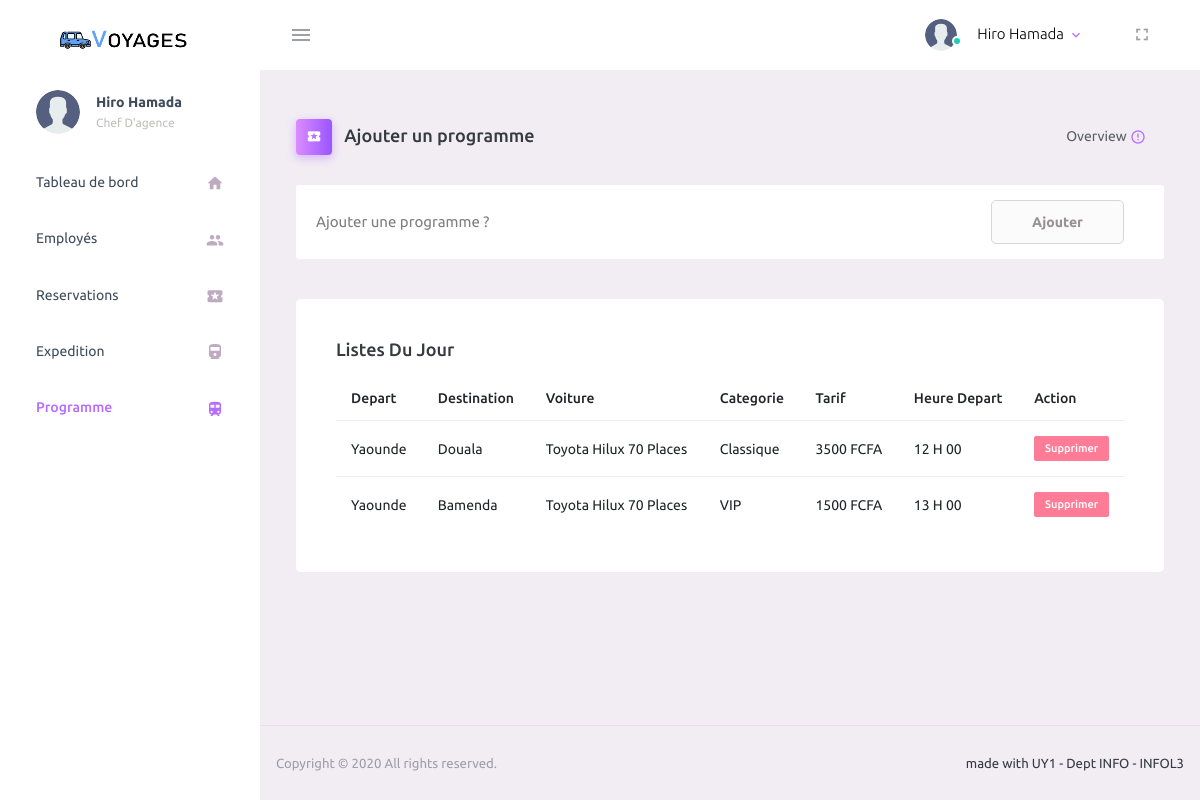
The app's page /programme (signed in) with its own data.
### taxi/models.py (models this page shows, shortened)
class Utilisateur(AbstractUser):
    username = None
    email = None
    code = models.CharField(max_length=64)
    telephone = models.CharField(max_length=64, unique=True)
    cni = models.CharField(max_length=64, unique=True)
    is_admin = models.BooleanField(default=False)
    objects = UserManager()
    REQUIRED_FIELDS = ['first_name', 'last_name', 'cni']
    USERNAME_FIELD = 'telephone'
    EMAIL_FIELD = 'telephone'

class Programme(models.Model):
    depart = models.CharField(max_length=64, choices=CHOICES_VILLE, null=False, )
    arrive = models.CharField(max_length=64, choices=CHOICES_VILLE, null=False, )
    type = models.CharField(max_length=64, choices=TYPE_CHOICES, null=False, default='CL')
    heure_depart = models.TimeField(max_length=64, default=datetime.time(15), )
    voiture = models.ForeignKey(Voiture, on_delete=models.SET_NULL, blank=True, null=True)
    tarif = models.IntegerField()
    def get_heure_depart_display(self):
        return f"{self.heure_depart.hour} H {self.heure_depart.minute if self.heure_depart.minute > 9 else '0'+str(self.heure_depart.minute)}" if self.heure_depart else "Pas d'horaire"

class Voiture(models.Model):
    chauffeur = models.OneToOneField(Employe, on_delete=models.SET_NULL, null=True, blank=True)
    marque = models.CharField(max_length=64)
    categorie = models.CharField(max_length=64)
    matricule = models.CharField(max_length=8, blank=False, null=False)
    places = models.IntegerField(default=70)
    places_occuper = models.IntegerField(default=0)
    created_at = models.DateTimeField('Created at', default=timezone.now)
    def __str__(self):
        return f"{self.marque} {self.categorie} {self.places} Places "

### taxi/views.py (the view)
# urls.py: path('programme', views.programme, name='programme'),
@login_required
def programme(request):
    user: Utilisateur = request.user
    if not user.is_superuser:
        return redirect('reservations')
    programmes = Programme.objects.all()
    return render(request, 'taxi/admin/programme.html', {'programmes': programmes})

### taxi/templates/taxi/admin/programme.html (shortened to what this page needs)
{% extends 'taxi/admin/base.html' %}
{% block content %}
    {% load static %}
    <div class="content-wrapper">
        <div class="page-header">
            <h3 class="page-title">
                            <span class="page-title-icon bg-gradient-primary text-white mr-2">
                                <i class="mdi mdi-ticket"></i>
                            </span> Ajouter un programme </h3>
            <nav aria-label="breadcrumb">
                <ul class="breadcrumb">
                    <li class="breadcrumb-item active" aria-current="page">
                        Overview <i
                            class="mdi mdi-alert-circle-outline icon-sm text-primary align-middle"></i>
                    </li>
                </ul>
            </nav>
        </div>
        <div class="row" id="proBanner">
            <div class="col-12">
                            <span class="d-flex align-items-center purchase-popup">
                                <p>Ajouter une programme ?</p>
                                <a href="{% url 'programme.nouveau' %}"
                                   class="btn ml-auto download-button">Ajouter</a>
                            </span>
            </div>
            <div class="col-lg-12 grid-margin stretch-card">
                <div class="card">
                    <div class="card-body">
                        <h4 class="card-title"> Listes du jour</h4>
                        <table class="table ">
                            <thead>
                            <tr>
                                <th> Depart</th>
                                <th> Destination</th>
                                <th> Voiture</th>
                                <th> Categorie</th>
                                <th> Tarif</th>
                                <th> Heure Depart</th>
                                <th> Action</th>
                            </tr>
                            </thead>
                            <tbody>
                            {% for programme in programmes %}
                                <tr>
                                    <td class="py-1">
                                        {{ programme.get_depart_display }}
                                    </td>
                                    <td> {{ programme.get_arrive_display }} </td>
                                    <td> {{ programme.voiture }} </td>
                                    <td> {{ programme.get_type_display }} </td>
                                    <td> {{ programme.tarif }} FCFA</td>
                                    <td> {{ programme.get_heure_depart_display }} </td>
                                    <td>
                                        <a href="bulettin.html"><label
                                                class="badge badge-danger col-sm-12">Supprimer</label></a>
                                    </td>
                                </tr>
                            {% endfor %}
                            </tbody>
                        </table>
                    </div>
                </div>
            </div>
        </div>
    </div>
{% endblock %}

### taxi/templates/taxi/admin/base.html (shortened to what this page needs)
<!DOCTYPE html>
<html lang="en">
{% load static %}
<head>
    <link rel="stylesheet" href="{% static "assets/vendors/mdi/css/materialdesignicons.min.css" %}">
    <link rel="stylesheet" href="{% static "assets/vendors/css/vendor.bundle.base.css" %}">
    <link rel="stylesheet" href="{% static "assets/css/style.css" %}">
</head>
<body>
<div class="container-scroller">
    <nav class="navbar default-layout-navbar col-lg-12 col-12 p-0 fixed-top d-flex flex-row">
        <div class="text-center navbar-brand-wrapper d-flex align-items-center justify-content-center">
            <a class="navbar-brand brand-logo" href="index.html"><img src="{% static "assets/images/logo.png" %}"
                                                                      alt="logo"/></a>
        </div>
        <div class="navbar-menu-wrapper d-flex align-items-stretch">
            <button class="navbar-toggler navbar-toggler align-self-center" type="button" data-toggle="minimize">
                <span class="mdi mdi-menu"></span>
            </button>
            <ul class="navbar-nav navbar-nav-right">
                <li class="nav-item nav-profile dropdown">
                    <a class="nav-link dropdown-toggle" id="profileDropdown" href="#" data-toggle="dropdown"
                       aria-expanded="false">
                        <div class="nav-profile-img">
                            <img src="{% static "assets/images/faces/user2.svg" %}" alt="image">
                            <span class="availability-status online"></span>
                        </div>
                        <div class="nav-profile-text">
                            <p class="mb-1 text-black">{{ user.get_full_name }}</p>
                        </div>
                    </a>
                </li>
                <li class="nav-item d-none d-lg-block full-screen-link">
                    <a class="nav-link">
                        <i class="mdi mdi-fullscreen" id="fullscreen-button"></i>
                    </a>
                </li>
            </ul>
        </div>
    </nav>
    <div class="container-fluid page-body-wrapper">
        <nav class="sidebar sidebar-offcanvas" id="sidebar">
            <ul class="nav">
                <li class="nav-item nav-profile">
                    <a href="#" class="nav-link">
                        <div class="nav-profile-image">
                            <img src="{% static "assets/images/faces/user2.svg" %}" alt="profile">
                        </div>
                        <div class="nav-profile-text d-flex flex-column">
                            <span class="font-weight-bold mb-2">{{ user.get_full_name }}</span>
                            {% if user.is_superuser %}
                                <span class="text-secondary text-small">Chef D'agence</span>
                            {% else %}
                                <span class="text-secondary text-small">{{ user.employe.get_poste_display }}</span>
                            {% endif %}
                        </div>
                    </a>
                </li>
                <li class="nav-item">
                    <a class="nav-link" href="{% url 'home' %}">
                        <span class="menu-title">Tableau de bord</span>
                        <i class="mdi mdi-home menu-icon"></i>
                    </a>
                </li>
                <li class="nav-item">
                    <a class="nav-link" href="{% url 'employer' %}">
                        <span class="menu-title">Employés</span>
                        <i class="mdi mdi-account-multiple menu-icon"></i>
                    </a>
                </li>
                <li class="nav-item">
                    <a class="nav-link" href="{% url 'reservations' %}">
                        <span class="menu-title">Reservations</span>
                        <i class="mdi mdi-ticket menu-icon"></i>
                    </a>
                </li>
                <li class="nav-item">
                    <a class="nav-link" href="{% url 'expeditions' %}">
                        <span class="menu-title">Expedition</span>
                        <i class="mdi mdi-train-variant menu-icon"></i>
                    </a>
                </li>
                <li class="nav-item">
                    <a class="nav-link" href="{% url 'programme' %}">
                        <span class="menu-title">Programme</span>
                        <i class="mdi mdi-train menu-icon"></i>
                    </a>
                </li>
            </ul>
        </nav>
        <div class="main-panel">
            {% block content %} {% endblock %}
            <footer class="footer">
                <div class="d-sm-flex justify-content-center justify-content-sm-between">
                    <span class="text-muted text-center text-sm-left d-block d-sm-inline-block">Copyright © 2020 All rights reserved.</span>
                    <span class="float-none float-sm-right d-block mt-1 mt-sm-0 text-center">made with UY1 - Dept INFO - INFOL3</span>
                </div>
            </footer>
        </div>
    </div>
</div>
</body>
</html>

### records on screen
Utilisateur: get_full_name "Hiro Hamada"
Programme: depart "Yaounde", arrive "Douala", voiture "Toyota Hilux 70 Places", type "Classique", tarif "3500", heure_depart "12 H 00"
Programme: depart "Yaounde", arrive "Bamenda", voiture "Toyota Hilux 70 Places", type "VIP", tarif "1500", heure_depart "13 H 00"
